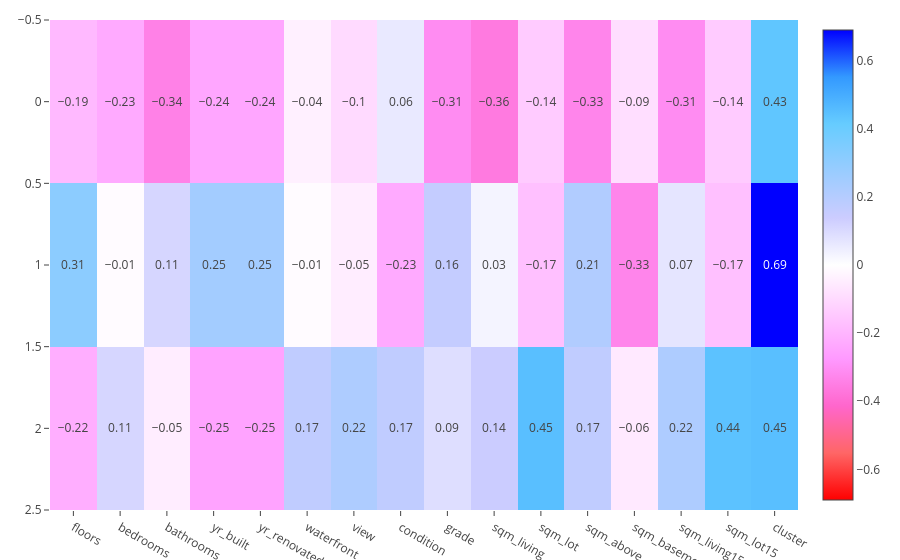

Write notebook code for a chart like this one.
### Code cell
px.imshow(pd.DataFrame(np.round(log_pca3.components_, 2), columns=list(kc_log_pca.columns)),
          text_auto=True, color_continuous_scale=px.colors.diverging.Picnic_r,
          color_continuous_midpoint=0)

### Figure 1 — Plotly figure (JSON) as saved in the notebook; plotly's stock layout.template omitted (floating-point values rounded to 4 significant figures)
{"data": [{"coloraxis": "coloraxis", "hovertemplate": "x: %{x}<br>y: %{y}<br>color: %{z}<extra></extra>", "name": "0", "texttemplate": "%{z}", "type": "heatmap", "x": ["floors", "bedrooms", "bathrooms", "yr_built", "yr_renovated", "waterfront", "view", "condition", "grade", "sqm_living", "sqm_lot", "sqm_above", "sqm_basement", "sqm_living15", "sqm_lot15", "cluster"], "xaxis": "x", "y": [0, 1, 2], "yaxis": "y", "z": [[-0.19, -0.23, -0.34, -0.24, -0.24, -0.04, -0.1, 0.06, -0.31, -0.36, -0.14, -0.33, -0.09, -0.31, -0.14, 0.43], [0.31, -0.01, 0.11, 0.25, 0.25, -0.01, -0.05, -0.23, 0.16, 0.03, -0.17, 0.21, -0.33, 0.07, -0.17, 0.69], [-0.22, 0.11, -0.05, -0.25, -0.25, 0.17, 0.22, 0.17, 0.09, 0.14, 0.45, 0.17, -0.06, 0.22, 0.44, 0.45]]}], "layout": {"coloraxis": {"cmid": 0, "colorscale": [[0, "rgb(255,0,0)"], [0.1, "rgb(255,102,102)"], [0.2, "rgb(255,102,204)"], [0.3, "rgb(255,153,255)"], [0.4, "rgb(255,204,255)"], [0.5, "rgb(255,255,255)"], [0.6, "rgb(204,204,255)"], [0.7, "rgb(153,204,255)"], [0.8, "rgb(102,204,255)"], [0.9, "rgb(51,153,255)"], [1, "rgb(0,0,255)"]]}, "xaxis": {"anchor": "y", "constrain": "domain", "domain": [0, 1], "scaleanchor": "y"}, "yaxis": {"anchor": "x", "autorange": "reversed", "constrain": "domain", "domain": [0, 1]}}}
